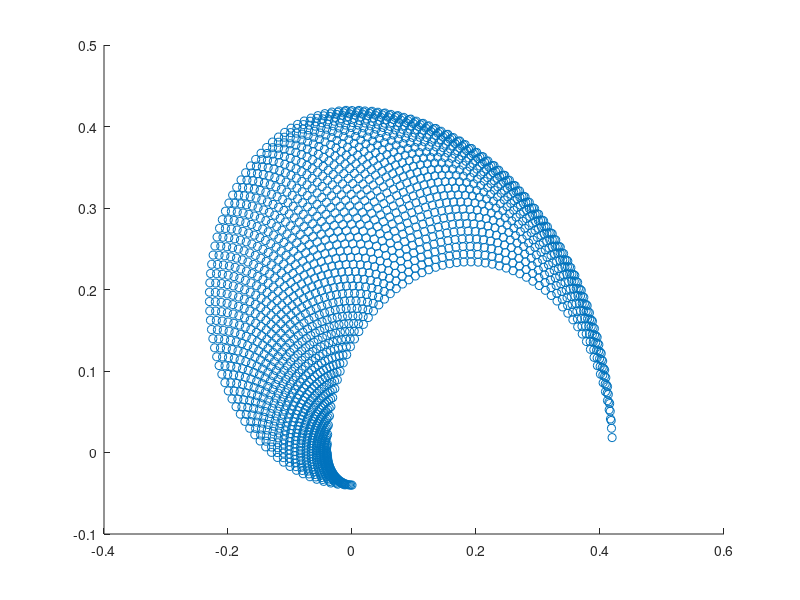
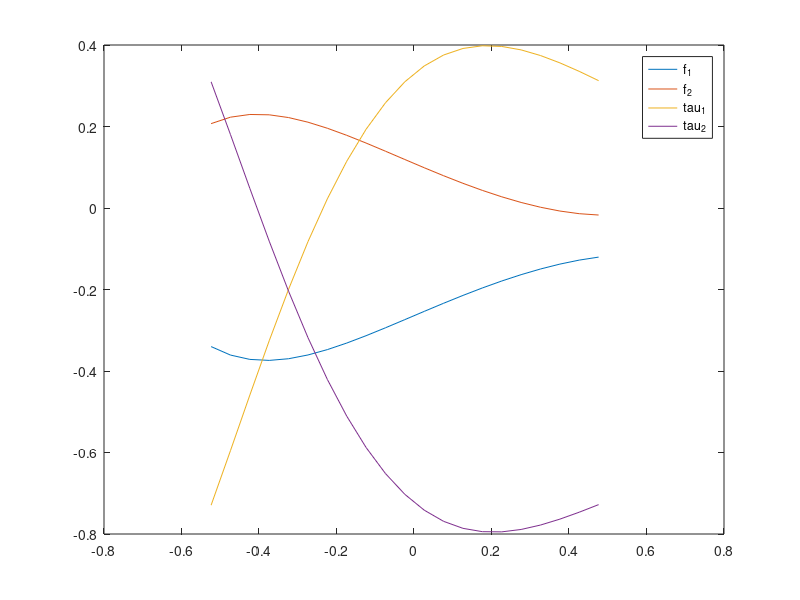

These figures' MATLAB source, in order:
%% param
l_1 = 0.19;
l_2 = 0.23;

% varphi_1 = pi * 1 / 4;
% varphi_2 = pi * 1 / 2;
[varphi_1, varphi_2] = meshgrid(0:0.05:(pi / 2), pi:-0.05:0);

%% forward_solve
x_B = l_1 .* sin(varphi_1) + l_2 .* sin(varphi_1 - varphi_2);
y_B = l_1 .* cos(varphi_1) + l_2 .* cos(varphi_1 - varphi_2);

figure;
scatter(x_B, y_B);

l = sqrt(x_B .* x_B + y_B .* y_B);
theta = atan2(x_B, y_B);

% figure;
% surf(varphi_1, varphi_2, l);
% figure;
% surf(varphi_1, varphi_2, theta);

%% inverse_solve
varphi_1_new = theta + acos((l .* l + l_1 .* l_1 - l_2 .* l_2) ./ (2 .* l .* l_1));
varphi_2_new = pi + acos((l_1 .* l_1 + l_2 .* l_2 - l .* l) ./ (2 .* l_1 .* l_2));

%% jacobian matrix
J = [l_1 * sin(theta - varphi_1) - l_2 .* sin(theta + varphi_1 - varphi_2) ...
     l_2 * sin(theta + varphi_1 - varphi_2); ...
     - l_2 ./ l .* cos(theta + varphi_1 - varphi_2) - l_1 ./ l .* cos(theta - varphi_1) ...
     l_2 ./ l .* cos(theta + varphi_1 - varphi_2)];

%% force test
theta = (-pi / 6):0.05:(pi / 6);
l = 0.28 ./ cos(theta);

varphi_1 = theta + acos((l .* l + l_1 .* l_1 - l_2 .* l_2) ./ (2 .* l .* l_1));
varphi_2 = pi + acos((l_1 .* l_1 + l_2 .* l_2 - l .* l) ./ (2 .* l_1 .* l_2));

f_1 = l_1 * sin(theta - varphi_1) - l_2 .* sin(theta + varphi_1 - varphi_2);
f_2 = l_2 * sin(theta + varphi_1 - varphi_2);
tau_1 = - l_2 ./ l .* cos(theta + varphi_1 - varphi_2) - l_1 ./ l .* cos(theta - varphi_1);
tau_2 = l_2 ./ l .* cos(theta + varphi_1 - varphi_2);

figure;
plot(theta, f_1, theta, f_2, theta, tau_1, theta, tau_2);
legend("f_1", "f_2", "tau_1", "tau_2");
